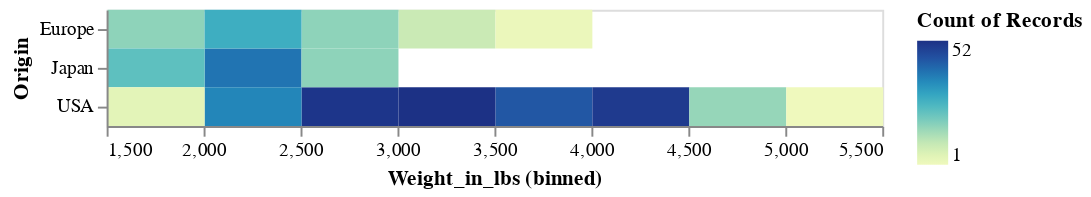

Notebook code cell kept with this figure:
### Code cell
alt.Chart(cars).mark_rect().encode(
    x=alt.X('Weight_in_lbs', bin=alt.Bin(maxbins=10)),
    y='Origin',
    color='count()'
)

### Figure 1 — Vega-Lite specification as saved in the notebook (floating-point values rounded to 4 significant figures; data arrays with more than 128 entries replaced by an {"elided": "..."} marker saying what was removed)
{"config": {"view": {"continuousWidth": 400, "continuousHeight": 300}}, "data": {"name": "data-f02450ab61490a1363517a0190416235"}, "mark": "rect", "encoding": {"color": {"aggregate": "count", "type": "quantitative"}, "x": {"bin": {"maxbins": 10}, "field": "Weight_in_lbs", "type": "quantitative"}, "y": {"field": "Origin", "type": "nominal"}}, "$schema": "https://vega.github.io/schema/vega-lite/v4.17.0.json", "datasets": {"data-f02450ab61490a1363517a0190416235": {"elided": "406 records"}}}
